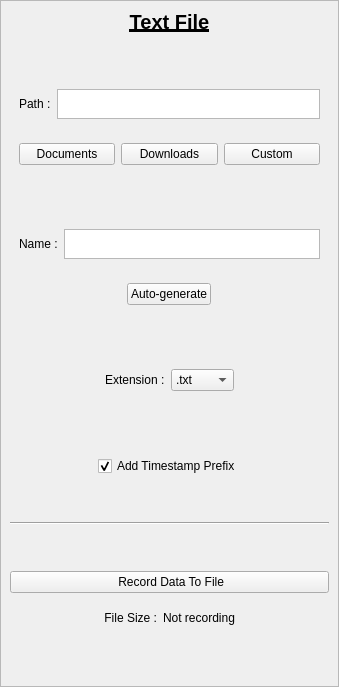
         <widget class="QFrame" name="verticalFrame_4">
          <property name="frameShape">
           <enum>QFrame::Shape::StyledPanel</enum>
          </property>
          <layout class="QVBoxLayout" name="verticalLayout_9">
           <property name="leftMargin">
            <number>9</number>
           </property>
           <property name="topMargin">
            <number>9</number>
           </property>
           <property name="rightMargin">
            <number>9</number>
           </property>
           <property name="bottomMargin">
            <number>9</number>
           </property>
           <item>
            <widget class="QLabel" name="label_19">
             <property name="font">
              <font>
               <pointsize>15</pointsize>
               <bold>true</bold>
               <underline>true</underline>
              </font>
             </property>
             <property name="text">
              <string>Text File</string>
             </property>
             <property name="alignment">
              <set>Qt::AlignmentFlag::AlignCenter</set>
             </property>
            </widget>
           </item>
           <item>
            <spacer name="verticalSpacer_5">
             <property name="orientation">
              <enum>Qt::Orientation::Vertical</enum>
             </property>
             <property name="sizeHint" stdset="0">
              <size>
               <width>20</width>
               <height>40</height>
              </size>
             </property>
            </spacer>
           </item>
           <item>
            <layout class="QHBoxLayout" name="horizontalLayout_12">
             <property name="leftMargin">
              <number>9</number>
             </property>
             <property name="topMargin">
              <number>9</number>
             </property>
             <property name="rightMargin">
              <number>9</number>
             </property>
             <property name="bottomMargin">
              <number>9</number>
             </property>
             <item>
              <widget class="QLabel" name="label_20">
               <property name="text">
                <string>Path :</string>
               </property>
              </widget>
             </item>
             <item>
              <widget class="QPlainTextEdit" name="plainTextEdit_txt_file_path">
               <property name="sizePolicy">
                <sizepolicy hsizetype="Expanding" vsizetype="Maximum">
                 <horstretch>0</horstretch>
                 <verstretch>0</verstretch>
                </sizepolicy>
               </property>
               <property name="maximumSize">
                <size>
                 <width>16777215</width>
                 <height>30</height>
                </size>
               </property>
               <property name="readOnly">
                <bool>false</bool>
               </property>
               <property name="backgroundVisible">
                <bool>false</bool>
               </property>
               <property name="centerOnScroll">
                <bool>true</bool>
               </property>
              </widget>
             </item>
            </layout>
           </item>
           <item>
            <layout class="QHBoxLayout" name="horizontalLayout_14">
             <property name="leftMargin">
              <number>9</number>
             </property>
             <property name="topMargin">
              <number>9</number>
             </property>
             <property name="rightMargin">
              <number>9</number>
             </property>
             <property name="bottomMargin">
              <number>9</number>
             </property>
             <item>
              <widget class="QPushButton" name="pushButton_folder_path_documents">
               <property name="text">
                <string>Documents</string>
               </property>
              </widget>
             </item>
             <item>
              <widget class="QPushButton" name="pushButton_folder_path_downloads">
               <property name="text">
                <string>Downloads</string>
               </property>
              </widget>
             </item>
             <item>
              <widget class="QPushButton" name="pushButton_browse_folder_path">
               <property name="sizePolicy">
                <sizepolicy hsizetype="Minimum" vsizetype="Minimum">
                 <horstretch>0</horstretch>
                 <verstretch>0</verstretch>
                </sizepolicy>
               </property>
               <property name="text">
                <string>Custom</string>
               </property>
               <property name="icon">
                <iconset theme="QIcon::ThemeIcon::FolderOpen"/>
               </property>
              </widget>
             </item>
            </layout>
           </item>
           <item>
            <spacer name="verticalSpacer_6">
             <property name="orientation">
              <enum>Qt::Orientation::Vertical</enum>
             </property>
             <property name="sizeHint" stdset="0">
              <size>
               <width>20</width>
               <height>40</height>
              </size>
             </property>
            </spacer>
           </item>
           <item>
            <layout class="QHBoxLayout" name="horizontalLayout_13">
             <property name="leftMargin">
              <number>9</number>
             </property>
             <property name="topMargin">
              <number>9</number>
             </property>
             <property name="rightMargin">
              <number>9</number>
             </property>
             <property name="bottomMargin">
              <number>9</number>
             </property>
             <item>
              <widget class="QLabel" name="label_21">
               <property name="text">
                <string>Name :</string>
               </property>
              </widget>
             </item>
             <item>
              <widget class="QPlainTextEdit" name="plainTextEdit_txt_file_name">
               <property name="sizePolicy">
                <sizepolicy hsizetype="Expanding" vsizetype="Maximum">
                 <horstretch>0</horstretch>
                 <verstretch>0</verstretch>
                </sizepolicy>
               </property>
               <property name="maximumSize">
                <size>
                 <width>16777215</width>
                 <height>30</height>
                </size>
               </property>
              </widget>
             </item>
            </layout>
           </item>
           <item>
            <layout class="QHBoxLayout" name="horizontalLayout_15">
             <property name="leftMargin">
              <number>9</number>
             </property>
             <property name="topMargin">
              <number>9</number>
             </property>
             <property name="rightMargin">
              <number>9</number>
             </property>
             <property name="bottomMargin">
              <number>9</number>
             </property>
             <item>
              <widget class="QPushButton" name="pushButton_automatic_txt_file_name">
               <property name="sizePolicy">
                <sizepolicy hsizetype="Fixed" vsizetype="Fixed">
                 <horstretch>0</horstretch>
                 <verstretch>0</verstretch>
                </sizepolicy>
               </property>
               <property name="text">
                <string>Auto-generate</string>
               </property>
              </widget>
             </item>
            </layout>
           </item>
           <item>
            <spacer name="verticalSpacer_4">
             <property name="orientation">
              <enum>Qt::Orientation::Vertical</enum>
             </property>
             <property name="sizeHint" stdset="0">
              <size>
               <width>20</width>
               <height>40</height>
              </size>
             </property>
            </spacer>
           </item>
           <item>
            <layout class="QHBoxLayout" name="horizontalLayout_16">
             <property name="leftMargin">
              <number>9</number>
             </property>
             <property name="topMargin">
              <number>9</number>
             </property>
             <property name="rightMargin">
              <number>9</number>
             </property>
             <property name="bottomMargin">
              <number>9</number>
             </property>
             <item>
              <spacer name="horizontalSpacer_4">
               <property name="orientation">
                <enum>Qt::Orientation::Horizontal</enum>
               </property>
               <property name="sizeHint" stdset="0">
                <size>
                 <width>40</width>
                 <height>20</height>
                </size>
               </property>
              </spacer>
             </item>
             <item>
              <widget class="QLabel" name="label_22">
               <property name="text">
                <string>Extension :</string>
               </property>
              </widget>
             </item>
             <item>
              <widget class="QComboBox" name="comboBox_txt_file_extension">
               <item>
                <property name="text">
                 <string>.txt</string>
                </property>
               </item>
               <item>
                <property name="text">
                 <string>.nmea</string>
                </property>
               </item>
               <item>
                <property name="text">
                 <string>.log</string>
                </property>
               </item>
               <item>
                <property name="text">
                 <string>.csv</string>
                </property>
               </item>
              </widget>
             </item>
             <item>
              <spacer name="horizontalSpacer_2">
               <property name="orientation">
                <enum>Qt::Orientation::Horizontal</enum>
               </property>
               <property name="sizeHint" stdset="0">
                <size>
                 <width>40</width>
                 <height>20</height>
                </size>
               </property>
              </spacer>
             </item>
            </layout>
           </item>
           <item>
            <spacer name="verticalSpacer_7">
             <property name="orientation">
              <enum>Qt::Orientation::Vertical</enum>
             </property>
             <property name="sizeHint" stdset="0">
              <size>
               <width>20</width>
               <height>40</height>
              </size>
             </property>
            </spacer>
           </item>
           <item>
            <layout class="QHBoxLayout" name="horizontalLayout_70">
             <property name="topMargin">
              <number>10</number>
             </property>
             <item>
              <spacer name="horizontalSpacer_27">
               <property name="orientation">
                <enum>Qt::Orientation::Horizontal</enum>
               </property>
               <property name="sizeHint" stdset="0">
                <size>
                 <width>40</width>
                 <height>20</height>
                </size>
               </property>
              </spacer>
             </item>
             <item>
              <widget class="QCheckBox" name="checkBox_output_txt_file_add_timestamp">
               <property name="text">
                <string>Add Timestamp Prefix</string>
               </property>
               <property name="checked">
                <bool>true</bool>
               </property>
              </widget>
             </item>
             <item>
              <spacer name="horizontalSpacer_28">
               <property name="orientation">
                <enum>Qt::Orientation::Horizontal</enum>
               </property>
               <property name="sizeHint" stdset="0">
                <size>
                 <width>40</width>
                 <height>20</height>
                </size>
               </property>
              </spacer>
             </item>
            </layout>
           </item>
           <item>
            <spacer name="verticalSpacer">
             <property name="orientation">
              <enum>Qt::Orientation::Vertical</enum>
             </property>
             <property name="sizeHint" stdset="0">
              <size>
               <width>20</width>
               <height>40</height>
              </size>
             </property>
            </spacer>
           </item>
           <item>
            <widget class="Line" name="line_6">
             <property name="orientation">
              <enum>Qt::Orientation::Horizontal</enum>
             </property>
            </widget>
           </item>
           <item>
            <spacer name="verticalSpacer_14">
             <property name="orientation">
              <enum>Qt::Orientation::Vertical</enum>
             </property>
             <property name="sizeHint" stdset="0">
              <size>
               <width>20</width>
               <height>40</height>
              </size>
             </property>
            </spacer>
           </item>
           <item>
            <widget class="QPushButton" name="pushButton_save_txt_file">
             <property name="text">
              <string> Record Data To File</string>
             </property>
             <property name="icon">
              <iconset theme="QIcon::ThemeIcon::MediaRecord"/>
             </property>
             <property name="checkable">
              <bool>true</bool>
             </property>
            </widget>
           </item>
           <item>
            <layout class="QHBoxLayout" name="horizontalLayout_21">
             <property name="leftMargin">
              <number>9</number>
             </property>
             <property name="topMargin">
              <number>9</number>
             </property>
             <property name="rightMargin">
              <number>9</number>
             </property>
             <property name="bottomMargin">
              <number>9</number>
             </property>
             <item>
              <spacer name="horizontalSpacer_16">
               <property name="orientation">
                <enum>Qt::Orientation::Horizontal</enum>
               </property>
               <property name="sizeHint" stdset="0">
                <size>
                 <width>40</width>
                 <height>20</height>
                </size>
               </property>
              </spacer>
             </item>
             <item>
              <widget class="QLabel" name="label_30">
               <property name="text">
                <string>File Size :</string>
               </property>
               <property name="alignment">
                <set>Qt::AlignmentFlag::AlignRight|Qt::AlignmentFlag::AlignTrailing|Qt::AlignmentFlag::AlignVCenter</set>
               </property>
              </widget>
             </item>
             <item>
              <widget class="QLabel" name="label_file_txt_size">
               <property name="text">
                <string>Not recording</string>
               </property>
              </widget>
             </item>
             <item>
              <spacer name="horizontalSpacer_17">
               <property name="orientation">
                <enum>Qt::Orientation::Horizontal</enum>
               </property>
               <property name="sizeHint" stdset="0">
                <size>
                 <width>40</width>
                 <height>20</height>
                </size>
               </property>
              </spacer>
             </item>
            </layout>
           </item>
           <item>
            <spacer name="verticalSpacer_3">
             <property name="orientation">
              <enum>Qt::Orientation::Vertical</enum>
             </property>
             <property name="sizeHint" stdset="0">
              <size>
               <width>20</width>
               <height>40</height>
              </size>
             </property>
            </spacer>
           </item>
          </layout>
         </widget>
